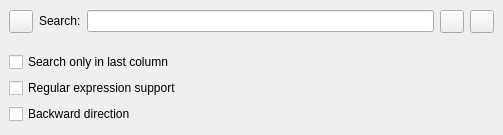
<?xml version="1.0" encoding="UTF-8"?>
<ui version="4.0">
 <class>SearchBar</class>
 <widget class="QWidget" name="SearchBar">
  <property name="geometry">
   <rect>
    <x>0</x>
    <y>0</y>
    <width>503</width>
    <height>135</height>
   </rect>
  </property>
  <property name="sizePolicy">
   <sizepolicy hsizetype="Expanding" vsizetype="Preferred">
    <horstretch>0</horstretch>
    <verstretch>0</verstretch>
   </sizepolicy>
  </property>
  <property name="windowTitle">
   <string>Form</string>
  </property>
  <layout class="QVBoxLayout" name="verticalLayout">
   <property name="spacing">
    <number>0</number>
   </property>
   <property name="leftMargin">
    <number>0</number>
   </property>
   <property name="topMargin">
    <number>0</number>
   </property>
   <property name="rightMargin">
    <number>0</number>
   </property>
   <property name="bottomMargin">
    <number>0</number>
   </property>
   <item>
    <widget class="QWidget" name="baseSearchWidget" native="true">
     <property name="sizePolicy">
      <sizepolicy hsizetype="Preferred" vsizetype="Fixed">
       <horstretch>0</horstretch>
       <verstretch>0</verstretch>
      </sizepolicy>
     </property>
     <layout class="QHBoxLayout" name="baseSearchLayout">
      <item>
       <widget class="QToolButton" name="toolButton">
        <property name="text">
         <string/>
        </property>
        <property name="icon">
         <iconset resource="../qtres/_resources.qrc">
          <normaloff>:/LogManager/right-arrow.png</normaloff>:/LogManager/right-arrow.png</iconset>
        </property>
       </widget>
      </item>
      <item>
       <widget class="QLabel" name="label">
        <property name="sizePolicy">
         <sizepolicy hsizetype="Preferred" vsizetype="Fixed">
          <horstretch>0</horstretch>
          <verstretch>0</verstretch>
         </sizepolicy>
        </property>
        <property name="text">
         <string>Search:</string>
        </property>
       </widget>
      </item>
      <item>
       <widget class="QLineEdit" name="lineEdit"/>
      </item>
      <item>
       <widget class="QToolButton" name="bLocalSearch">
        <property name="toolTip">
         <string>Search in log view</string>
        </property>
        <property name="text">
         <string/>
        </property>
        <property name="icon">
         <iconset resource="../qtres/_resources.qrc">
          <normaloff>:/LogManager/search-local.svg</normaloff>:/LogManager/search-local.svg</iconset>
        </property>
       </widget>
      </item>
      <item>
       <widget class="QToolButton" name="bCommonSearch">
        <property name="toolTip">
         <string>Global search</string>
        </property>
        <property name="text">
         <string/>
        </property>
        <property name="icon">
         <iconset resource="../qtres/_resources.qrc">
          <normaloff>:/LogManager/search-common.svg</normaloff>:/LogManager/search-common.svg</iconset>
        </property>
       </widget>
      </item>
     </layout>
    </widget>
   </item>
   <item>
    <widget class="QWidget" name="extendedSearchWidget" native="true">
     <property name="sizePolicy">
      <sizepolicy hsizetype="Preferred" vsizetype="Fixed">
       <horstretch>0</horstretch>
       <verstretch>0</verstretch>
      </sizepolicy>
     </property>
     <layout class="QVBoxLayout" name="verticalLayout_2">
      <property name="topMargin">
       <number>9</number>
      </property>
      <item>
       <widget class="QCheckBox" name="cbLastColumnSearch">
        <property name="text">
         <string>Search only in last column</string>
        </property>
       </widget>
      </item>
      <item>
       <widget class="QCheckBox" name="cbRegExpSuppor">
        <property name="text">
         <string>Regular expression support</string>
        </property>
       </widget>
      </item>
      <item>
       <widget class="QCheckBox" name="cbBackward">
        <property name="text">
         <string>Backward direction</string>
        </property>
       </widget>
      </item>
     </layout>
    </widget>
   </item>
  </layout>
 </widget>
 <resources>
  <include location="../qtres/_resources.qrc"/>
 </resources>
 <connections/>
</ui>
